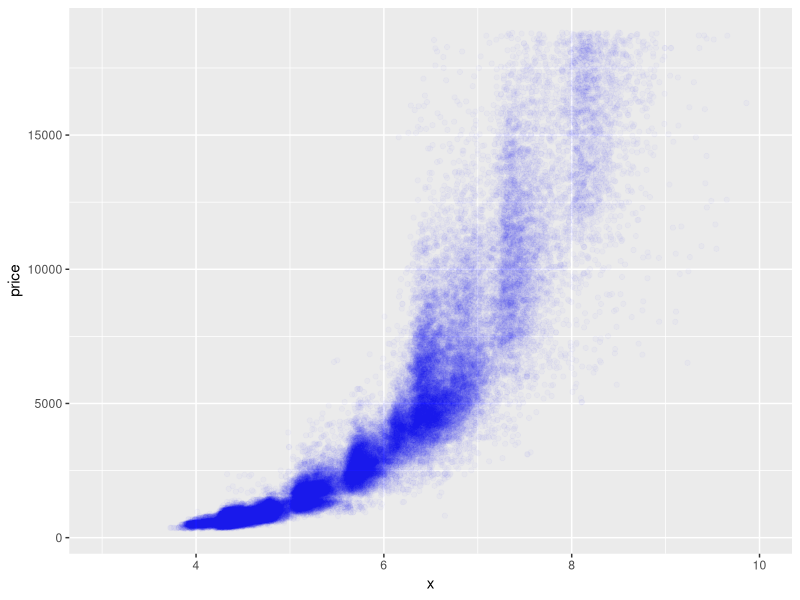
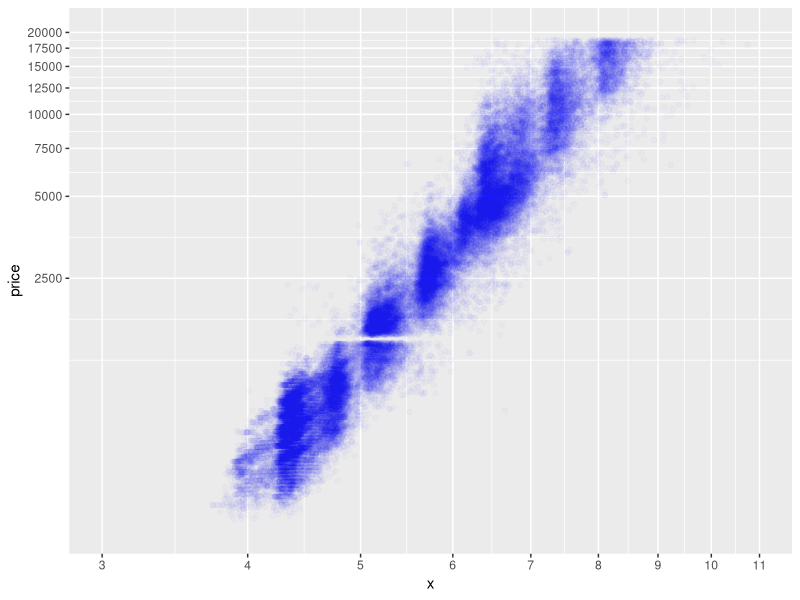
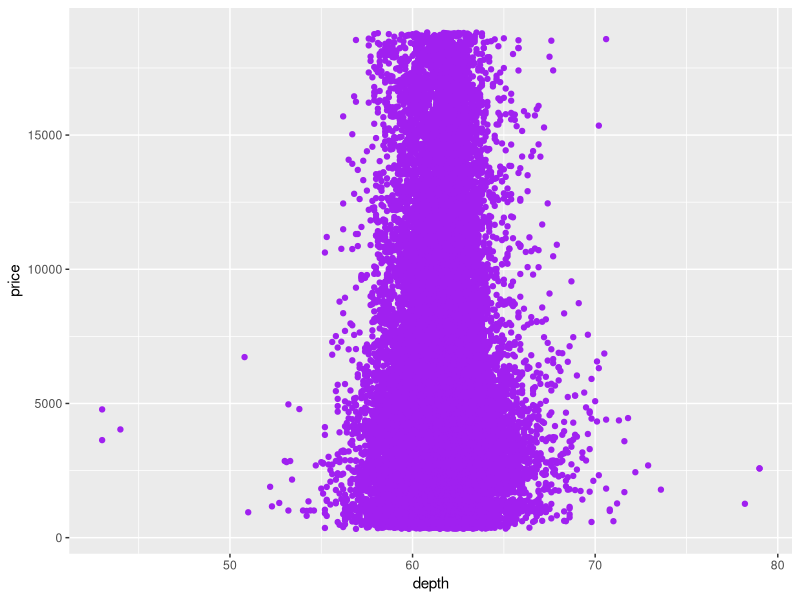
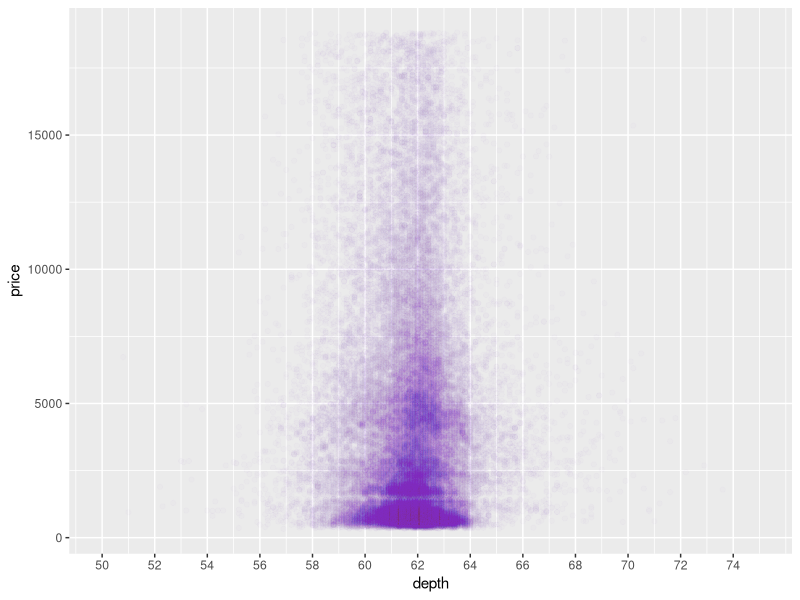
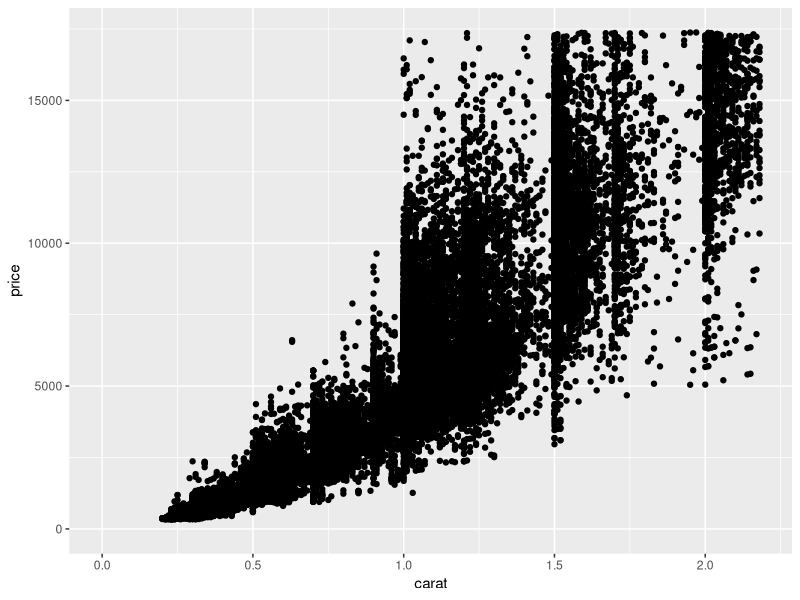
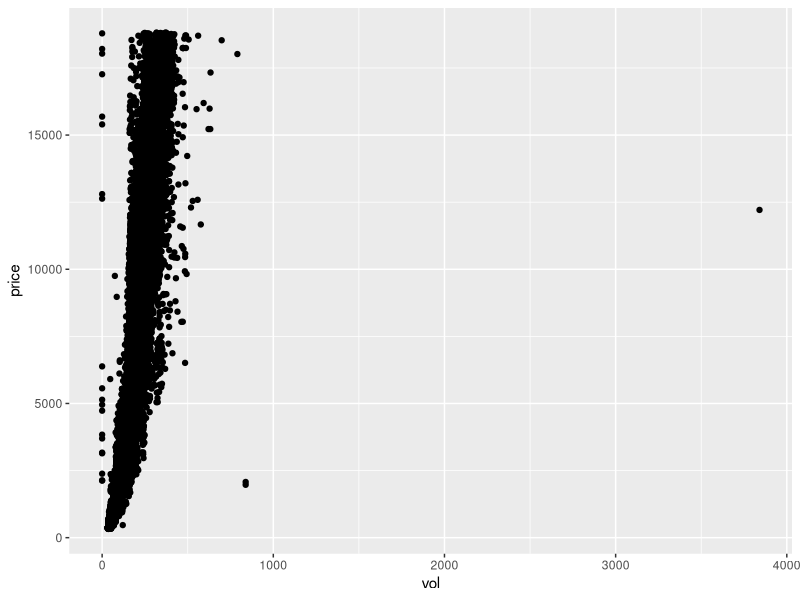
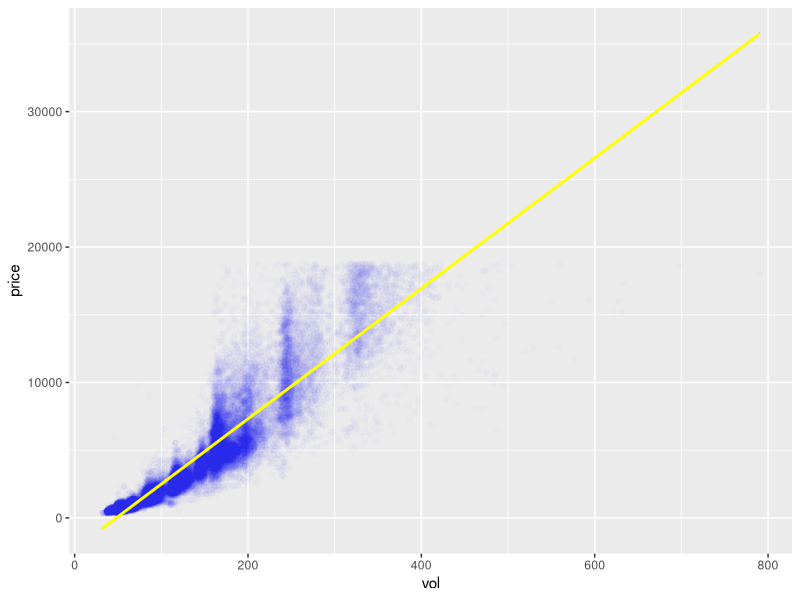
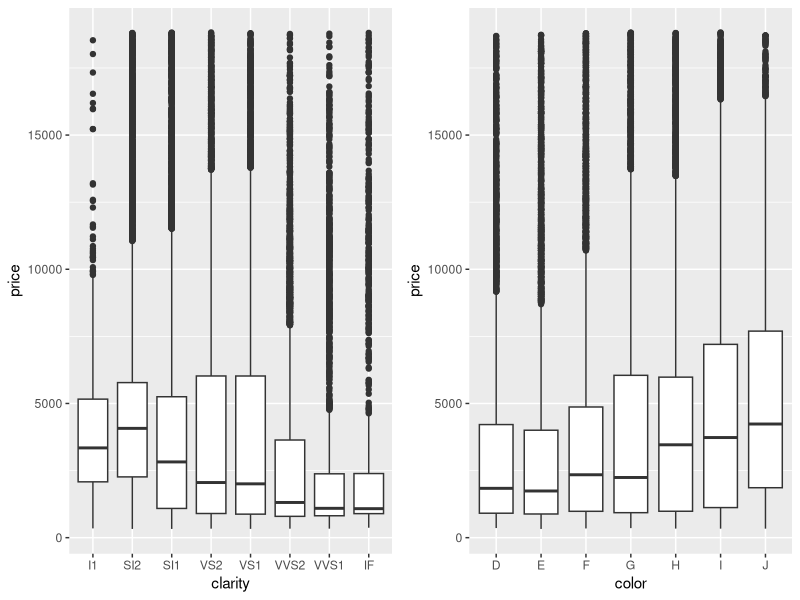

The R source for these figures, in order:
## ---- chunk 1
knitr::opts_chunk$set(echo = TRUE)

library(ggplot2)
## ---- chunk 2
ggplot(aes(x = x, y = price), data = subset(diamonds, x>0)) +
  geom_point(alpha = 1/50, position = 'jitter', color = 'blue')+
  xlim(3,10)
## ---- chunk 3
ggplot(aes(x = x, y = price), data = subset(diamonds, x>0)) +
  geom_point(alpha = 1/50, position = 'jitter', color = 'blue')+
  coord_cartesian(xlim = c(3, 11), ylim = c(300, 20000)) +
  scale_x_log10(breaks = seq(3,11,1))+
  scale_y_log10(breaks = seq(0, 20000, 2500))
## ---- chunk 4
cor.test(diamonds$price, diamonds$x)
cor.test(diamonds$price, diamonds$y)
cor.test(diamonds$price, diamonds$z)

## ---- chunk 5
ggplot(aes(x = depth, y = price), data = diamonds) + 
  geom_point(color = 'purple')
## ---- chunk 6
ggplot(aes(x = depth, y = price), data = diamonds) + 
  geom_point(alpha = 1/100, color = 'purple')+
  scale_x_continuous(limits= c(50, 75), breaks = seq(50,75, 2))
## ---- chunk 7
cor.test(diamonds$depth, diamonds$price)
## ---- chunk 8
ggplot(aes(x = carat, y = price), data = diamonds) + geom_point()+
  xlim(0, quantile(diamonds$carat, 0.99))+
  ylim(0, quantile(diamonds$price, 0.99))
## ---- chunk 9
vol <- diamonds$x * diamonds$y * diamonds$z
ggplot(aes(x = vol, y = price), data = diamonds) + geom_point()

## ---- chunk 10
diamonds$vol <- vol
vol2 <- subset(diamonds, vol < 800 & vol > 0)
cor.test(vol2$price, vol2$vol)
## ---- chunk 11
ggplot(aes(x = vol, y = price), data = vol2) + geom_point(alpha = 1/75, color = 'blue')+
  geom_smooth(method = 'lm', color = 'yellow')
## ---- chunk 12
library(dplyr)
diamondByClarity <- diamonds %>%
  group_by(clarity) %>%
    summarise(mean_price = mean(price), media_price = median(price), min_price = min(price), max_price = max(price), n = n())
## ---- chunk 13
library(gridExtra)
library(ggplot2)
library(dplyr)

diamonds_by_clarity <- group_by(diamonds, clarity)
diamonds_mp_by_clarity <- summarise(diamonds_by_clarity, mean_price = mean(price))

diamonds_by_color <- group_by(diamonds, color)
diamonds_mp_by_color <- summarise(diamonds_by_color, mean_price = mean(price))

d1 <- ggplot(diamonds_by_color, aes(x = color, y = price)) +
  geom_boxplot()
d2 <- ggplot(diamonds_by_clarity, aes(x = clarity, y = price)) +
  geom_boxplot()
grid.arrange(d2, d1, ncol = 2)
ggsave('boxclarity_color.png')
